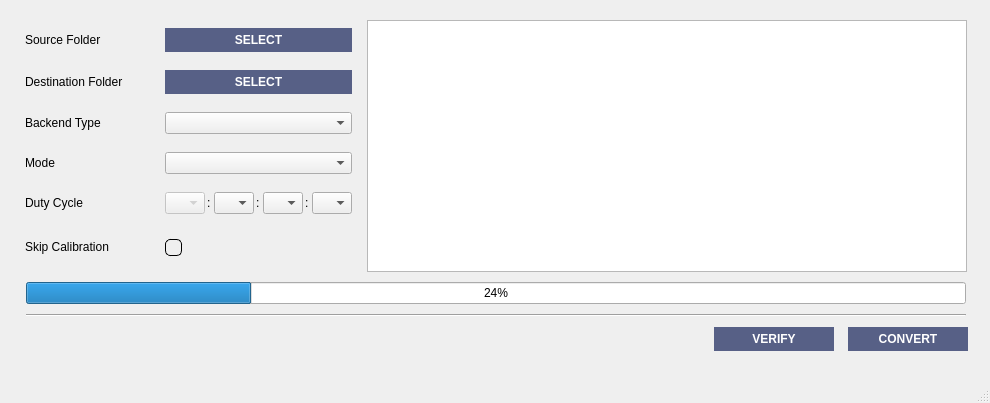
<?xml version="1.0" encoding="UTF-8"?>
<ui version="4.0">
 <class>MainWindow</class>
 <widget class="QMainWindow" name="MainWindow">
  <property name="geometry">
   <rect>
    <x>0</x>
    <y>0</y>
    <width>990</width>
    <height>403</height>
   </rect>
  </property>
  <property name="sizePolicy">
   <sizepolicy hsizetype="Preferred" vsizetype="Preferred">
    <horstretch>0</horstretch>
    <verstretch>0</verstretch>
   </sizepolicy>
  </property>
  <property name="minimumSize">
   <size>
    <width>0</width>
    <height>0</height>
   </size>
  </property>
  <property name="windowTitle">
   <string>d2c-GUI [Data converter programmed by Dr. Fabio Schirru]</string>
  </property>
  <widget class="QWidget" name="centralwidget">
   <property name="sizePolicy">
    <sizepolicy hsizetype="Preferred" vsizetype="Preferred">
     <horstretch>0</horstretch>
     <verstretch>0</verstretch>
    </sizepolicy>
   </property>
   <widget class="QWidget" name="verticalLayoutWidget">
    <property name="geometry">
     <rect>
      <x>20</x>
      <y>20</y>
      <width>952</width>
      <height>331</height>
     </rect>
    </property>
    <layout class="QVBoxLayout" name="verticalLayout">
     <property name="spacing">
      <number>10</number>
     </property>
     <item>
      <layout class="QHBoxLayout" name="horizontalLayout_1" stretch="0,2">
       <property name="spacing">
        <number>10</number>
       </property>
       <item>
        <layout class="QGridLayout" name="gridLayout" columnstretch="1,0">
         <item row="1" column="0">
          <widget class="QLabel" name="destination_folder_lb">
           <property name="sizePolicy">
            <sizepolicy hsizetype="Fixed" vsizetype="Fixed">
             <horstretch>0</horstretch>
             <verstretch>0</verstretch>
            </sizepolicy>
           </property>
           <property name="minimumSize">
            <size>
             <width>130</width>
             <height>0</height>
            </size>
           </property>
           <property name="maximumSize">
            <size>
             <width>100</width>
             <height>16777215</height>
            </size>
           </property>
           <property name="text">
            <string>Destination Folder</string>
           </property>
          </widget>
         </item>
         <item row="4" column="1">
          <layout class="QHBoxLayout" name="horizontalLayout_2">
           <property name="spacing">
            <number>2</number>
           </property>
           <item>
            <widget class="QComboBox" name="duty_cycle_cmb0">
             <property name="enabled">
              <bool>false</bool>
             </property>
             <property name="sizePolicy">
              <sizepolicy hsizetype="Fixed" vsizetype="Fixed">
               <horstretch>0</horstretch>
               <verstretch>0</verstretch>
              </sizepolicy>
             </property>
             <property name="minimumSize">
              <size>
               <width>40</width>
               <height>0</height>
              </size>
             </property>
             <property name="maximumSize">
              <size>
               <width>40</width>
               <height>16777215</height>
              </size>
             </property>
             <property name="font">
              <font>
               <weight>75</weight>
               <bold>true</bold>
              </font>
             </property>
             <property name="toolTip">
              <string>REFSIG</string>
             </property>
             <property name="styleSheet">
              <string notr="true">QComboBox{
	border: none;
	background-color: rgb(87, 96, 134);
	selection-background-color: rgb(126, 133, 161);
	color: rgb(255, 255, 255);
	font-weight: bold;
	padding: 5px 
}

#duty_cycle_cmb0:disabled {
	background-color: rgb(126, 133, 161);
  	/*background-color: #40DAEA;*/
  	color: white;
  	border: none;
  	padding: 5px;
  	/*border-radius: 5px;*/
}



QListView{
    border:                 none;
    color:                      rgb(87, 96, 134);
    background-color:   rgb(87, 96, 134);
    font-weight:            bold;
   
}


/*
QComboBox
{
    color:white;
    background-color: qlineargradient(x1:0, y1:0, x2:1,y2:1, stop: 1  #05B0CB, stop: 0  #05B0CB);
    border-color: rgba(255,255,255,200);
    border-width: 1px;
    border-style: solid;
}



QComboBox QListView
{
    border-style: none;
    background-color: qlineargradient(x1:0, y1:0, x2:1,y2:0, stop: 1 rgba(228, 41, 81, 100), stop: 0 rgba(234, 107, 101, 100));
}

QListView:item
{
   color:red;
}



/*
QComboBox
{
    color:white;
    background-color: qlineargradient(x1:0, y1:0, x2:1,y2:1, stop: 1 rgba(228, 41, 81, 100), stop: 0 rgba(234, 107, 101, 100));
    border-color: rgba(255,255,255,200);
    border-width: 1px;
    border-style: solid;
}

QComboBox QListView
{
    border-style: none;
    background-color: qlineargradient(x1:0, y1:0, x2:1,y2:0, stop: 1 rgba(228, 41, 81, 100), stop: 0 rgba(234, 107, 101, 100));
}

QComboBox::drop-down
{
    width: 20px;
    border: 1px;
    border-color:white;
    border-left-style:solid;
    border-top-style: none;
    border-bottom-style: none;
    border-right-style: none;
}

QComboBox::down-arrow
{
    image: url(:/ArrowImages/images/whitearrowdown16.png);
    width: 16px;
    height: 16px;
}

</string>
             </property>
            </widget>
           </item>
           <item>
            <widget class="QLabel" name="label_4">
             <property name="sizePolicy">
              <sizepolicy hsizetype="Preferred" vsizetype="Preferred">
               <horstretch>0</horstretch>
               <verstretch>0</verstretch>
              </sizepolicy>
             </property>
             <property name="minimumSize">
              <size>
               <width>5</width>
               <height>0</height>
              </size>
             </property>
             <property name="maximumSize">
              <size>
               <width>5</width>
               <height>16777215</height>
              </size>
             </property>
             <property name="text">
              <string>:</string>
             </property>
            </widget>
           </item>
           <item>
            <widget class="QComboBox" name="duty_cycle_cmb1">
             <property name="sizePolicy">
              <sizepolicy hsizetype="Fixed" vsizetype="Fixed">
               <horstretch>0</horstretch>
               <verstretch>0</verstretch>
              </sizepolicy>
             </property>
             <property name="minimumSize">
              <size>
               <width>40</width>
               <height>0</height>
              </size>
             </property>
             <property name="maximumSize">
              <size>
               <width>40</width>
               <height>16777215</height>
              </size>
             </property>
             <property name="font">
              <font>
               <weight>75</weight>
               <bold>true</bold>
              </font>
             </property>
             <property name="toolTip">
              <string>SIGNAL</string>
             </property>
             <property name="styleSheet">
              <string notr="true">QComboBox{
	border: none;
	background-color: rgb(87, 96, 134);
	selection-background-color: rgb(126, 133, 161);
	color: rgb(255, 255, 255);
	font-weight: bold;
	padding: 5px 
}

#duty_cycle_cmb1:disabled {
	background-color: rgb(126, 133, 161);
  	/*background-color: #40DAEA;*/
  	color: white;
  	border: none;
  	padding: 5px;
  	/*border-radius: 5px;*/
}

QListView{
    border:                 none;
    color:                      rgb(87, 96, 134);
    background-color:   rgb(87, 96, 134);
    font-weight:            bold;
   
}

/*QComboBox
{
    color:white;
    background-color: qlineargradient(x1:0, y1:0, x2:1,y2:1, stop: 1  #05B0CB, stop: 0  #05B0CB);
    border-color: rgba(255,255,255,200);
    border-width: 1px;
    border-style: solid;
}

</string>
             </property>
            </widget>
           </item>
           <item>
            <widget class="QLabel" name="label_5">
             <property name="sizePolicy">
              <sizepolicy hsizetype="Preferred" vsizetype="Preferred">
               <horstretch>0</horstretch>
               <verstretch>0</verstretch>
              </sizepolicy>
             </property>
             <property name="minimumSize">
              <size>
               <width>5</width>
               <height>0</height>
              </size>
             </property>
             <property name="maximumSize">
              <size>
               <width>5</width>
               <height>16777215</height>
              </size>
             </property>
             <property name="text">
              <string>:</string>
             </property>
            </widget>
           </item>
           <item>
            <widget class="QComboBox" name="duty_cycle_cmb2">
             <property name="sizePolicy">
              <sizepolicy hsizetype="Fixed" vsizetype="Fixed">
               <horstretch>0</horstretch>
               <verstretch>0</verstretch>
              </sizepolicy>
             </property>
             <property name="minimumSize">
              <size>
               <width>40</width>
               <height>0</height>
              </size>
             </property>
             <property name="maximumSize">
              <size>
               <width>40</width>
               <height>16777215</height>
              </size>
             </property>
             <property name="font">
              <font>
               <weight>75</weight>
               <bold>true</bold>
              </font>
             </property>
             <property name="toolTip">
              <string>REFERENCE</string>
             </property>
             <property name="styleSheet">
              <string notr="true">QComboBox{
	border: none;
	background-color: rgb(87, 96, 134);
	selection-background-color: rgb(126, 133, 161);
	color: rgb(255, 255, 255);
	font-weight: bold;
	padding: 5px 
}

#duty_cycle_cmb2:disabled {
	background-color: rgb(126, 133, 161);
  	/*background-color: #40DAEA;*/
  	color: white;
  	border: none;
  	padding: 5px;
  	/*border-radius: 5px;*/
}

QListView{
    border:                 none;
    color:                      rgb(87, 96, 134);
    background-color:   rgb(87, 96, 134);
    font-weight:            bold;
   
}
/*QComboBox
{
    color:white;
    background-color: qlineargradient(x1:0, y1:0, x2:1,y2:1, stop: 1  #05B0CB, stop: 0  #05B0CB);
    border-color: rgba(255,255,255,200);
    border-width: 1px;
    border-style: solid;
}

</string>
             </property>
            </widget>
           </item>
           <item>
            <widget class="QLabel" name="label">
             <property name="minimumSize">
              <size>
               <width>5</width>
               <height>0</height>
              </size>
             </property>
             <property name="maximumSize">
              <size>
               <width>5</width>
               <height>16777215</height>
              </size>
             </property>
             <property name="text">
              <string>:</string>
             </property>
            </widget>
           </item>
           <item>
            <widget class="QComboBox" name="duty_cycle_cmb3">
             <property name="enabled">
              <bool>true</bool>
             </property>
             <property name="sizePolicy">
              <sizepolicy hsizetype="Fixed" vsizetype="Fixed">
               <horstretch>0</horstretch>
               <verstretch>0</verstretch>
              </sizepolicy>
             </property>
             <property name="minimumSize">
              <size>
               <width>40</width>
               <height>0</height>
              </size>
             </property>
             <property name="maximumSize">
              <size>
               <width>40</width>
               <height>16777215</height>
              </size>
             </property>
             <property name="toolTip">
              <string>REFCAL</string>
             </property>
             <property name="styleSheet">
              <string notr="true">QComboBox{
	border: none;
	background-color: rgb(87, 96, 134);
	selection-background-color: rgb(126, 133, 161);
	color: rgb(255, 255, 255);
	font-weight: bold;
	padding: 5px 
}

#duty_cycle_cmb3:disabled {
	background-color: rgb(126, 133, 161);
  	/*background-color: #40DAEA;*/
  	color: white;
  	border: none;
  	padding: 5px;
  	/*border-radius: 5px;*/
}

QListView{
    border:                 none;
    color:                      rgb(87, 96, 134);
    background-color:   rgb(87, 96, 134);
    font-weight:            bold;
   
}
/*QComboBox
{
    color:white;
    background-color: qlineargradient(x1:0, y1:0, x2:1,y2:1, stop: 1  #05B0CB, stop: 0  #05B0CB);
    border-color: rgba(255,255,255,200);
    border-width: 1px;
    border-style: solid;
}

</string>
             </property>
            </widget>
           </item>
          </layout>
         </item>
         <item row="6" column="0">
          <widget class="QLabel" name="calibration_lb">
           <property name="sizePolicy">
            <sizepolicy hsizetype="Fixed" vsizetype="Fixed">
             <horstretch>0</horstretch>
             <verstretch>0</verstretch>
            </sizepolicy>
           </property>
           <property name="minimumSize">
            <size>
             <width>120</width>
             <height>0</height>
            </size>
           </property>
           <property name="maximumSize">
            <size>
             <width>100</width>
             <height>16777215</height>
            </size>
           </property>
           <property name="text">
            <string>Skip Calibration</string>
           </property>
          </widget>
         </item>
         <item row="1" column="1">
          <widget class="QPushButton" name="destination_folder_btn">
           <property name="sizePolicy">
            <sizepolicy hsizetype="Preferred" vsizetype="Fixed">
             <horstretch>0</horstretch>
             <verstretch>0</verstretch>
            </sizepolicy>
           </property>
           <property name="font">
            <font>
             <weight>75</weight>
             <bold>true</bold>
            </font>
           </property>
           <property name="styleSheet">
            <string notr="true">#destination_folder_btn {
  	background-color: rgb(87, 96, 134);
  	color: white;
  	border: none;
  	padding: 5px;
  	/*border-radius: 5px;*/
	border-style: solid;
    border-width: 0px;
	/*border-top: 2px solid white;
	border-right: 2px solid white;*/
    border-color: black black black black; 
}

#destination_folder_btn:hover {
	background-color: rgb(126, 133, 161);
  	/*background-color: #40DAEA;*/
  	color: white;
  	border: none;
  	padding: 5px;
  	/*border-radius: 5px;*/
}

#destination_folder_btn:disabled {
	background-color: rgb(126, 133, 161);
  	/*background-color: #40DAEA;*/
  	color: white;
  	border: none;
  	padding: 5px;
  	/*border-radius: 5px;*/
}</string>
           </property>
           <property name="text">
            <string>SELECT</string>
           </property>
          </widget>
         </item>
         <item row="0" column="0">
          <widget class="QLabel" name="source_folder_lb">
           <property name="sizePolicy">
            <sizepolicy hsizetype="Fixed" vsizetype="Fixed">
             <horstretch>100</horstretch>
             <verstretch>0</verstretch>
            </sizepolicy>
           </property>
           <property name="minimumSize">
            <size>
             <width>100</width>
             <height>0</height>
            </size>
           </property>
           <property name="text">
            <string>Source Folder</string>
           </property>
          </widget>
         </item>
         <item row="4" column="0">
          <widget class="QLabel" name="duty_cycle_lb">
           <property name="sizePolicy">
            <sizepolicy hsizetype="Fixed" vsizetype="Fixed">
             <horstretch>0</horstretch>
             <verstretch>0</verstretch>
            </sizepolicy>
           </property>
           <property name="minimumSize">
            <size>
             <width>100</width>
             <height>0</height>
            </size>
           </property>
           <property name="maximumSize">
            <size>
             <width>100</width>
             <height>16777215</height>
            </size>
           </property>
           <property name="text">
            <string>Duty Cycle</string>
           </property>
          </widget>
         </item>
         <item row="2" column="0">
          <widget class="QLabel" name="backend_lb">
           <property name="text">
            <string>Backend Type</string>
           </property>
          </widget>
         </item>
         <item row="0" column="1">
          <widget class="QPushButton" name="source_folder_btn">
           <property name="sizePolicy">
            <sizepolicy hsizetype="Preferred" vsizetype="Fixed">
             <horstretch>0</horstretch>
             <verstretch>0</verstretch>
            </sizepolicy>
           </property>
           <property name="font">
            <font>
             <weight>75</weight>
             <bold>true</bold>
            </font>
           </property>
           <property name="styleSheet">
            <string notr="true">#source_folder_btn {
	background-color: rgb(87, 96, 134);
  	color: white;
  	border: none;
  	padding: 5px;
  	/*border-radius: 5px;*/
	border-style: solid;
    border-width: 0px;
	/*border-top: 2px solid white;
	border-right: 2px solid white;*/
    border-color: black black black black; 
}

#source_folder_btn:hover {
	background-color: rgb(126, 133, 161);
  	/*background-color: #40DAEA;*/
  	color: white;
  	border: none;
  	padding: 5px;
  	/*border-radius: 5px;*/
}

#source_folder_btn:disabled {
	background-color: rgb(126, 133, 161);
  	/*background-color: #40DAEA;*/
  	color: white;
  	border: none;
  	padding: 5px;
  	/*border-radius: 5px;*/
}</string>
           </property>
           <property name="text">
            <string>SELECT</string>
           </property>
          </widget>
         </item>
         <item row="6" column="1">
          <widget class="QCheckBox" name="calibration_cb">
           <property name="minimumSize">
            <size>
             <width>0</width>
             <height>30</height>
            </size>
           </property>
           <property name="styleSheet">
            <string notr="true">QCheckBox::indicator {
    width: 15px;
    height: 15px;
    background-color: qradialgradient( spread:pad,
                            cx:0.5,
                            cy:0.5,
                            radius:0.5,
                            fx:0.5,
                            fy:0.5,
                            stop:1 #ddd, 
								stop:0 #fff);

    border-radius: 5px;
    border-style: solid;
    border-width: 1px;
	/*border-top: 2px solid white;
	border-right: 2px solid white;*/
    border-color: black black black black; 
}

/*
QCheckBox::indicator {
    width: 40px;
    height: 40px;
    background-color: qradialgradient(spread:pad, 
                            cx:0.5,
                            cy:0.5,
                            radius:1.9,
                            fx:0.5,
                            fy:0.5,
                            stop:0 rgba(255, 0, 0, 255), 
                            stop:1 rgba(0, 0, 0, 255));
    border-radius: 5px;
    border-style: solid;
    border-width: 2px;
    border-color: white white black black;
} */

QCheckBox::indicator:checked {
    background-color: qradialgradient(spread:pad, 
                            cx:0.5,
                            cy:0.5,
                            radius:0.5,
                            fx:0.5,
                            fy:0.5,
                            stop:0 #ddd, 
                            stop:1 red);
} /*
QCheckBox:checked, QCheckBox::indicator:checked {
    border-color: black black white white;
}
/*
QCheckBox:checked {
    background-color: qradialgradient(spread:pad, 
                            cx:0.739, 
                            cy:0.278364, 
                            radius:0.378, 
                            fx:0.997289, 
                            fy:0.00289117, 
                            stop:0 rgba(255, 255, 255, 255), 
                            stop:1 rgba(160, 160, 160, 255));
} */</string>
           </property>
           <property name="text">
            <string/>
           </property>
          </widget>
         </item>
         <item row="2" column="1">
          <widget class="QComboBox" name="backend_cmb">
           <property name="sizePolicy">
            <sizepolicy hsizetype="Preferred" vsizetype="Fixed">
             <horstretch>0</horstretch>
             <verstretch>0</verstretch>
            </sizepolicy>
           </property>
           <property name="font">
            <font>
             <weight>75</weight>
             <bold>true</bold>
            </font>
           </property>
           <property name="styleSheet">
            <string notr="true">QComboBox{
	border: none;
	background-color: rgb(87, 96, 134);
	selection-background-color: rgb(126, 133, 161);
	color: rgb(255, 255, 255);
	font-weight: bold;
	padding: 5px 
}

#backend_cmb:disabled {
	background-color: rgb(126, 133, 161);
  	/*background-color: #40DAEA;*/
  	color: white;
  	border: none;
  	padding: 5px;
  	/*border-radius: 5px;*/
}

QListView{
    border:                 none;
    color:                      rgb(87, 96, 134);
    background-color:   rgb(87, 96, 134);
    font-weight:            bold;
   
}
/*QComboBox
{
    color:white;
    background-color: qlineargradient(x1:0, y1:0, x2:1,y2:1, stop: 1  #05B0CB, stop: 0  #05B0CB);
    border-color: rgba(255,255,255,200);
    border-width: 1px;
    border-style: solid;
}

</string>
           </property>
          </widget>
         </item>
         <item row="3" column="0">
          <widget class="QLabel" name="mode_lb">
           <property name="sizePolicy">
            <sizepolicy hsizetype="Fixed" vsizetype="Fixed">
             <horstretch>0</horstretch>
             <verstretch>0</verstretch>
            </sizepolicy>
           </property>
           <property name="minimumSize">
            <size>
             <width>100</width>
             <height>0</height>
            </size>
           </property>
           <property name="maximumSize">
            <size>
             <width>100</width>
             <height>16777215</height>
            </size>
           </property>
           <property name="text">
            <string>Mode</string>
           </property>
          </widget>
         </item>
         <item row="3" column="1">
          <widget class="QComboBox" name="mode_cmb">
           <property name="sizePolicy">
            <sizepolicy hsizetype="Preferred" vsizetype="Fixed">
             <horstretch>0</horstretch>
             <verstretch>0</verstretch>
            </sizepolicy>
           </property>
           <property name="font">
            <font>
             <weight>75</weight>
             <bold>true</bold>
            </font>
           </property>
           <property name="styleSheet">
            <string notr="true">QComboBox{
	border: none;
	background-color: rgb(87, 96, 134);
	selection-background-color: rgb(126, 133, 161);
	color: rgb(255, 255, 255);
	font-weight: bold;
	padding: 5px 
}

#mode_cmb:disabled {
	background-color: rgb(126, 133, 161);
  	/*background-color: #40DAEA;*/
  	color: white;
  	border: none;
  	padding: 5px;
  	/*border-radius: 5px;*/
}

QListView{
    border:                 none;
    color:                      rgb(87, 96, 134);
    background-color:   rgb(87, 96, 134);
    font-weight:            bold;
   
}
/*QComboBox
{
    color:white;
    background-color: qlineargradient(x1:0, y1:0, x2:1,y2:1, stop: 1  #05B0CB, stop: 0  #05B0CB);
    border-color: rgba(255,255,255,200);
    border-width: 1px;
    border-style: solid;
	padding: 20x
}

</string>
           </property>
          </widget>
         </item>
        </layout>
       </item>
       <item>
        <widget class="QPlainTextEdit" name="info_panel_ta">
         <property name="sizePolicy">
          <sizepolicy hsizetype="Preferred" vsizetype="Preferred">
           <horstretch>0</horstretch>
           <verstretch>0</verstretch>
          </sizepolicy>
         </property>
         <property name="minimumSize">
          <size>
           <width>600</width>
           <height>0</height>
          </size>
         </property>
         <property name="maximumSize">
          <size>
           <width>500</width>
           <height>16777215</height>
          </size>
         </property>
         <property name="font">
          <font>
           <weight>50</weight>
           <bold>false</bold>
          </font>
         </property>
        </widget>
       </item>
      </layout>
     </item>
     <item alignment="Qt::AlignHCenter">
      <widget class="QProgressBar" name="progressBar">
       <property name="enabled">
        <bool>true</bool>
       </property>
       <property name="sizePolicy">
        <sizepolicy hsizetype="Preferred" vsizetype="Fixed">
         <horstretch>0</horstretch>
         <verstretch>0</verstretch>
        </sizepolicy>
       </property>
       <property name="minimumSize">
        <size>
         <width>940</width>
         <height>0</height>
        </size>
       </property>
       <property name="maximumSize">
        <size>
         <width>940</width>
         <height>16777215</height>
        </size>
       </property>
       <property name="value">
        <number>24</number>
       </property>
      </widget>
     </item>
     <item alignment="Qt::AlignHCenter">
      <widget class="Line" name="line">
       <property name="sizePolicy">
        <sizepolicy hsizetype="Preferred" vsizetype="Fixed">
         <horstretch>0</horstretch>
         <verstretch>0</verstretch>
        </sizepolicy>
       </property>
       <property name="minimumSize">
        <size>
         <width>940</width>
         <height>0</height>
        </size>
       </property>
       <property name="maximumSize">
        <size>
         <width>200</width>
         <height>16777215</height>
        </size>
       </property>
       <property name="orientation">
        <enum>Qt::Horizontal</enum>
       </property>
      </widget>
     </item>
     <item>
      <layout class="QHBoxLayout" name="horizontalLayout" stretch="0,0">
       <property name="spacing">
        <number>10</number>
       </property>
       <property name="leftMargin">
        <number>690</number>
       </property>
       <item>
        <widget class="QPushButton" name="verify_btn">
         <property name="sizePolicy">
          <sizepolicy hsizetype="MinimumExpanding" vsizetype="Fixed">
           <horstretch>0</horstretch>
           <verstretch>0</verstretch>
          </sizepolicy>
         </property>
         <property name="maximumSize">
          <size>
           <width>120</width>
           <height>16777215</height>
          </size>
         </property>
         <property name="font">
          <font>
           <weight>75</weight>
           <bold>true</bold>
          </font>
         </property>
         <property name="styleSheet">
          <string notr="true">#verify_btn {
  	background-color: rgb(87, 96, 134);
  	color: white;
  	border: none;
  	padding: 5px;
  	/*border-radius: 5px;*/
	border-style: solid;
    border-width: 0px;
	/*border-top: 2px solid white;
	border-right: 2px solid white;*/
    border-color: black black black black; 
}

#verify_btn:hover {
	background-color: rgb(126, 133, 161);
  	/*background-color: #40DAEA;*/
  	color: white;
  	border: none;
  	padding: 5px;
  	/*border-radius: 5px;*/
}

#verify_btn:disabled {
	background-color: rgb(126, 133, 161);
  	/*background-color: #40DAEA;*/
  	color: white;
  	border: none;
  	padding: 5px;
  	/*border-radius: 5px;*/
}</string>
         </property>
         <property name="text">
          <string>VERIFY</string>
         </property>
        </widget>
       </item>
       <item>
        <widget class="QPushButton" name="convert_btn">
         <property name="sizePolicy">
          <sizepolicy hsizetype="MinimumExpanding" vsizetype="Fixed">
           <horstretch>0</horstretch>
           <verstretch>0</verstretch>
          </sizepolicy>
         </property>
         <property name="maximumSize">
          <size>
           <width>120</width>
           <height>16777215</height>
          </size>
         </property>
         <property name="font">
          <font>
           <weight>75</weight>
           <bold>true</bold>
          </font>
         </property>
         <property name="styleSheet">
          <string notr="true">#convert_btn {
  	background-color: rgb(87, 96, 134);
  	color: white;
  	border: none;
  	padding: 5px;
  	/*border-radius: 5px;*/
	border-style: solid;
    border-width: 0px;
	/*border-top: 2px solid white;
	border-right: 2px solid white;*/
    border-color: black black black black; 
}

#convert_btn:hover {
	background-color: rgb(126, 133, 161);
  	/*background-color: #40DAEA;*/
  	color: white;
  	border: none;
  	padding: 5px;
  	/*border-radius: 5px;*/
}

#convert_btn:disabled {
	background-color: rgb(126, 133, 161);
  	/*background-color: #40DAEA;*/
  	color: white;
  	border: none;
  	padding: 5px;
  	/*border-radius: 5px;*/
}</string>
         </property>
         <property name="text">
          <string>CONVERT</string>
         </property>
        </widget>
       </item>
      </layout>
     </item>
    </layout>
   </widget>
  </widget>
  <widget class="QMenuBar" name="menubar">
   <property name="geometry">
    <rect>
     <x>0</x>
     <y>0</y>
     <width>990</width>
     <height>25</height>
    </rect>
   </property>
  </widget>
  <widget class="QStatusBar" name="statusbar"/>
 </widget>
 <resources/>
 <connections/>
</ui>
